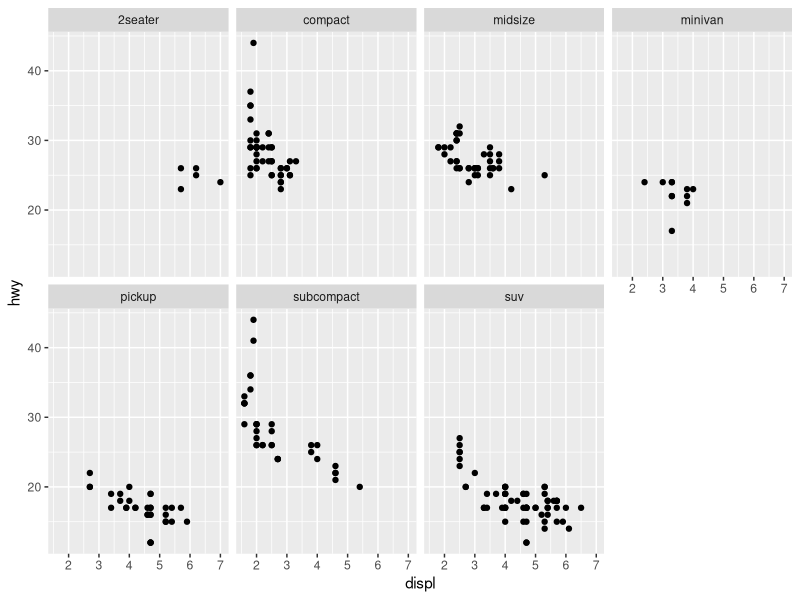
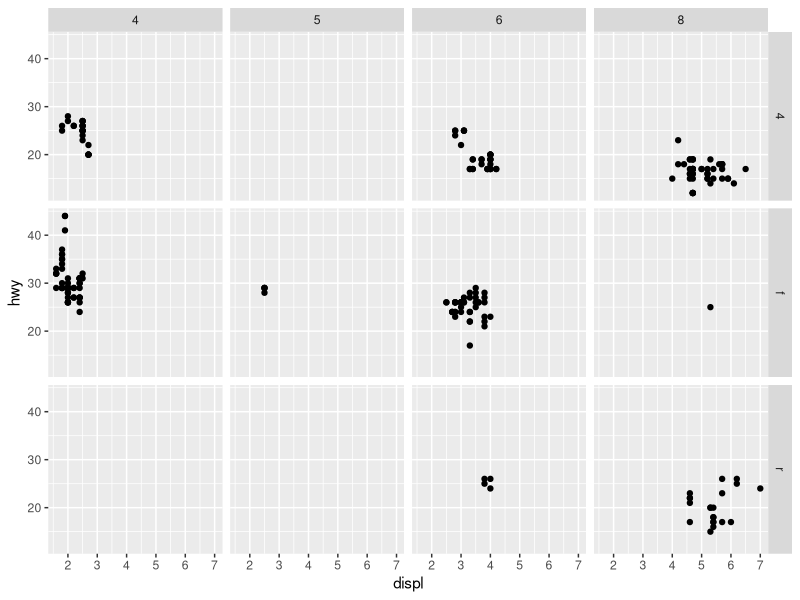
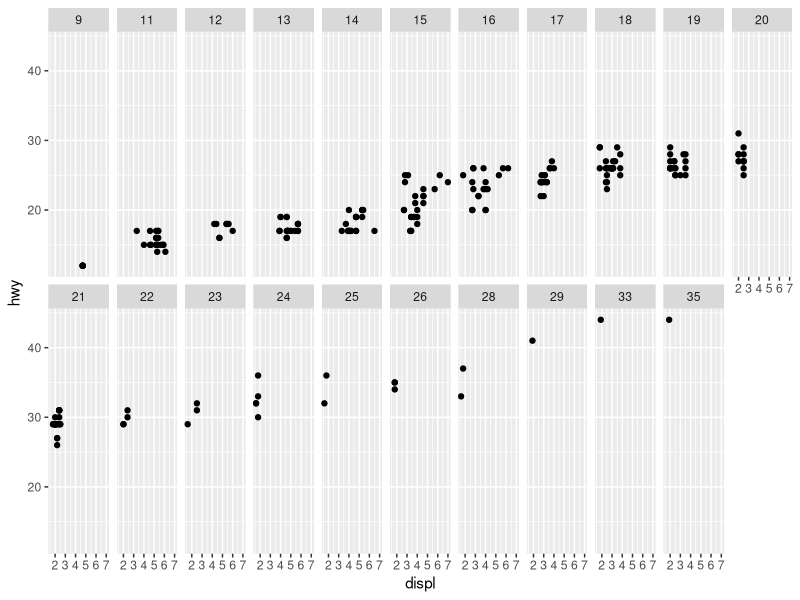
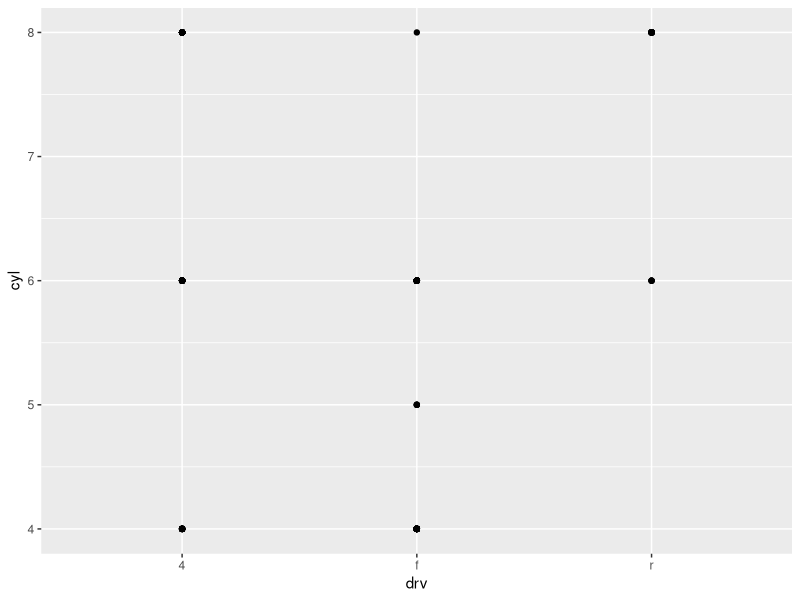

R code for these plots, in order: (Note: this script raises an error after producing the figures.)
### ejercicios ggplot
library(tidyverse)

## Facet function to plot several graphs in un sheet

ggplot(data = mpg) + 
  geom_point(mapping = aes(x = displ, y = hwy)) + 
  facet_wrap(~ class, nrow = 2)

ggplot(data = mpg) + 
  
  geom_point(mapping = aes(x = displ, y = hwy)) + 
  facet_grid(drv ~ cyl)

## que pasa si usamos facet con una variable continua

ggplot(data = mpg) +
geom_point(mapping = aes(x = displ, y = hwy)) + 
 facet_wrap(~cty,nrow=2)

ggplot(data = mpg) + 
  geom_point(mapping = aes(x = drv, y = cyl))
geom_point(mapping = aes(x = displ, y = hwy)) +
  facet_grid(drv ~ .)

ggplot(data = mpg) + 
  geom_point(mapping = aes(x = displ, y = hwy)) +
  facet_grid(. ~ cyl)


## Creating barplots
